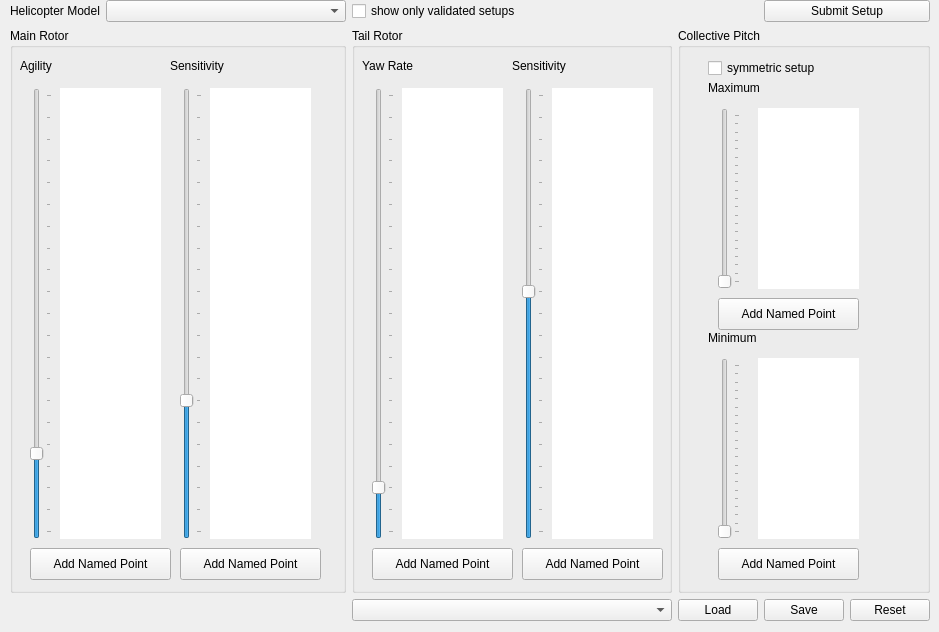
         <widget class="QWidget" name="preset">
          <property name="sizePolicy">
           <sizepolicy hsizetype="MinimumExpanding" vsizetype="MinimumExpanding">
            <horstretch>0</horstretch>
            <verstretch>0</verstretch>
           </sizepolicy>
          </property>
          <property name="minimumSize">
           <size>
            <width>810</width>
            <height>632</height>
           </size>
          </property>
          <attribute name="title">
           <string>Preset Setup</string>
          </attribute>
          <widget class="QWidget" name="layoutWidget">
           <property name="geometry">
            <rect>
             <x>0</x>
             <y>0</y>
             <width>930</width>
             <height>621</height>
            </rect>
           </property>
           <layout class="QGridLayout" name="gridLayout_3" columnstretch="0,1,0,0,0,0,0">
            <property name="leftMargin">
             <number>10</number>
            </property>
            <item row="0" column="0">
             <widget class="QLabel" name="label">
              <property name="text">
               <string>Helicopter Model</string>
              </property>
             </widget>
            </item>
            <item row="0" column="1">
             <widget class="QComboBox" name="comboBox"/>
            </item>
            <item row="0" column="5" colspan="2">
             <widget class="QPushButton" name="pushButton">
              <property name="text">
               <string>Submit Setup</string>
              </property>
             </widget>
            </item>
            <item row="1" column="0" colspan="2">
             <widget class="QGroupBox" name="groupBox">
              <property name="sizePolicy">
               <sizepolicy hsizetype="Preferred" vsizetype="Preferred">
                <horstretch>0</horstretch>
                <verstretch>0</verstretch>
               </sizepolicy>
              </property>
              <property name="minimumSize">
               <size>
                <width>320</width>
                <height>0</height>
               </size>
              </property>
              <property name="title">
               <string>Main Rotor</string>
              </property>
              <widget class="QSlider" name="agilCyclic">
               <property name="geometry">
                <rect>
                 <x>20</x>
                 <y>60</y>
                 <width>22</width>
                 <height>451</height>
                </rect>
               </property>
               <property name="maximum">
                <number>1000</number>
               </property>
               <property name="value">
                <number>180</number>
               </property>
               <property name="orientation">
                <enum>Qt::Vertical</enum>
               </property>
               <property name="tickPosition">
                <enum>QSlider::TicksBelow</enum>
               </property>
               <property name="tickInterval">
                <number>50</number>
               </property>
              </widget>
              <widget class="QGraphicsView" name="graphicsView">
               <property name="geometry">
                <rect>
                 <x>50</x>
                 <y>60</y>
                 <width>101</width>
                 <height>451</height>
                </rect>
               </property>
               <property name="frameShape">
                <enum>QFrame::NoFrame</enum>
               </property>
              </widget>
              <widget class="QLabel" name="label_2">
               <property name="geometry">
                <rect>
                 <x>10</x>
                 <y>30</y>
                 <width>62</width>
                 <height>16</height>
                </rect>
               </property>
               <property name="text">
                <string>Agility</string>
               </property>
              </widget>
              <widget class="QSlider" name="sensCyclic">
               <property name="geometry">
                <rect>
                 <x>170</x>
                 <y>60</y>
                 <width>22</width>
                 <height>451</height>
                </rect>
               </property>
               <property name="maximum">
                <number>1000</number>
               </property>
               <property name="pageStep">
                <number>100</number>
               </property>
               <property name="value">
                <number>300</number>
               </property>
               <property name="orientation">
                <enum>Qt::Vertical</enum>
               </property>
               <property name="tickPosition">
                <enum>QSlider::TicksBelow</enum>
               </property>
               <property name="tickInterval">
                <number>50</number>
               </property>
              </widget>
              <widget class="QLabel" name="label_3">
               <property name="geometry">
                <rect>
                 <x>160</x>
                 <y>30</y>
                 <width>71</width>
                 <height>16</height>
                </rect>
               </property>
               <property name="text">
                <string>Sensitivity</string>
               </property>
              </widget>
              <widget class="QGraphicsView" name="graphicsView_2">
               <property name="geometry">
                <rect>
                 <x>200</x>
                 <y>60</y>
                 <width>101</width>
                 <height>451</height>
                </rect>
               </property>
               <property name="frameShape">
                <enum>QFrame::NoFrame</enum>
               </property>
              </widget>
              <widget class="QPushButton" name="pushButton_5">
               <property name="geometry">
                <rect>
                 <x>20</x>
                 <y>520</y>
                 <width>141</width>
                 <height>32</height>
                </rect>
               </property>
               <property name="text">
                <string>Add Named Point</string>
               </property>
              </widget>
              <widget class="QPushButton" name="pushButton_6">
               <property name="geometry">
                <rect>
                 <x>170</x>
                 <y>520</y>
                 <width>141</width>
                 <height>32</height>
                </rect>
               </property>
               <property name="text">
                <string>Add Named Point</string>
               </property>
              </widget>
             </widget>
            </item>
            <item row="1" column="4" colspan="3">
             <widget class="QGroupBox" name="groupBox_3">
              <property name="minimumSize">
               <size>
                <width>150</width>
                <height>0</height>
               </size>
              </property>
              <property name="title">
               <string>Collective Pitch</string>
              </property>
              <widget class="QSlider" name="verticalSlider_5">
               <property name="geometry">
                <rect>
                 <x>40</x>
                 <y>80</y>
                 <width>22</width>
                 <height>181</height>
                </rect>
               </property>
               <property name="maximum">
                <number>100</number>
               </property>
               <property name="orientation">
                <enum>Qt::Vertical</enum>
               </property>
               <property name="tickPosition">
                <enum>QSlider::TicksBelow</enum>
               </property>
               <property name="tickInterval">
                <number>5</number>
               </property>
              </widget>
              <widget class="QCheckBox" name="checkBox_2">
               <property name="geometry">
                <rect>
                 <x>30</x>
                 <y>30</y>
                 <width>141</width>
                 <height>20</height>
                </rect>
               </property>
               <property name="text">
                <string>symmetric setup</string>
               </property>
              </widget>
              <widget class="QGraphicsView" name="graphicsView_5">
               <property name="geometry">
                <rect>
                 <x>80</x>
                 <y>80</y>
                 <width>101</width>
                 <height>181</height>
                </rect>
               </property>
               <property name="frameShape">
                <enum>QFrame::NoFrame</enum>
               </property>
              </widget>
              <widget class="QPushButton" name="pushButton_9">
               <property name="geometry">
                <rect>
                 <x>40</x>
                 <y>270</y>
                 <width>141</width>
                 <height>32</height>
                </rect>
               </property>
               <property name="text">
                <string>Add Named Point</string>
               </property>
              </widget>
              <widget class="QLabel" name="label_6">
               <property name="geometry">
                <rect>
                 <x>30</x>
                 <y>50</y>
                 <width>141</width>
                 <height>20</height>
                </rect>
               </property>
               <property name="text">
                <string>Maximum</string>
               </property>
              </widget>
              <widget class="QLabel" name="label_7">
               <property name="geometry">
                <rect>
                 <x>30</x>
                 <y>300</y>
                 <width>141</width>
                 <height>20</height>
                </rect>
               </property>
               <property name="text">
                <string>Minimum</string>
               </property>
              </widget>
              <widget class="QGraphicsView" name="graphicsView_6">
               <property name="geometry">
                <rect>
                 <x>80</x>
                 <y>330</y>
                 <width>101</width>
                 <height>181</height>
                </rect>
               </property>
               <property name="frameShape">
                <enum>QFrame::NoFrame</enum>
               </property>
              </widget>
              <widget class="QSlider" name="verticalSlider_6">
               <property name="geometry">
                <rect>
                 <x>40</x>
                 <y>330</y>
                 <width>22</width>
                 <height>181</height>
                </rect>
               </property>
               <property name="maximum">
                <number>100</number>
               </property>
               <property name="orientation">
                <enum>Qt::Vertical</enum>
               </property>
               <property name="tickPosition">
                <enum>QSlider::TicksBelow</enum>
               </property>
               <property name="tickInterval">
                <number>5</number>
               </property>
              </widget>
              <widget class="QPushButton" name="pushButton_10">
               <property name="geometry">
                <rect>
                 <x>40</x>
                 <y>520</y>
                 <width>141</width>
                 <height>32</height>
                </rect>
               </property>
               <property name="text">
                <string>Add Named Point</string>
               </property>
              </widget>
             </widget>
            </item>
            <item row="2" column="6">
             <widget class="QPushButton" name="pushButton_2">
              <property name="text">
               <string>Reset</string>
              </property>
             </widget>
            </item>
            <item row="2" column="4">
             <widget class="QPushButton" name="pushButton_4">
              <property name="text">
               <string>Load</string>
              </property>
             </widget>
            </item>
            <item row="2" column="2" colspan="2">
             <widget class="QComboBox" name="comboBox_2"/>
            </item>
            <item row="2" column="5">
             <widget class="QPushButton" name="pushButton_3">
              <property name="text">
               <string>Save</string>
              </property>
             </widget>
            </item>
            <item row="0" column="2">
             <widget class="QCheckBox" name="checkBox">
              <property name="text">
               <string>show only validated setups</string>
              </property>
             </widget>
            </item>
            <item row="0" column="3" colspan="2">
             <spacer name="horizontalSpacer">
              <property name="orientation">
               <enum>Qt::Horizontal</enum>
              </property>
              <property name="sizeHint" stdset="0">
               <size>
                <width>40</width>
                <height>20</height>
               </size>
              </property>
             </spacer>
            </item>
            <item row="1" column="2" colspan="2">
             <widget class="QGroupBox" name="groupBox_2">
              <property name="minimumSize">
               <size>
                <width>320</width>
                <height>0</height>
               </size>
              </property>
              <property name="title">
               <string>Tail Rotor</string>
              </property>
              <widget class="QSlider" name="agilTail">
               <property name="geometry">
                <rect>
                 <x>20</x>
                 <y>60</y>
                 <width>22</width>
                 <height>451</height>
                </rect>
               </property>
               <property name="maximum">
                <number>1000</number>
               </property>
               <property name="pageStep">
                <number>100</number>
               </property>
               <property name="value">
                <number>100</number>
               </property>
               <property name="orientation">
                <enum>Qt::Vertical</enum>
               </property>
               <property name="tickPosition">
                <enum>QSlider::TicksBelow</enum>
               </property>
               <property name="tickInterval">
                <number>50</number>
               </property>
              </widget>
              <widget class="QSlider" name="sensTail">
               <property name="geometry">
                <rect>
                 <x>170</x>
                 <y>60</y>
                 <width>22</width>
                 <height>451</height>
                </rect>
               </property>
               <property name="maximum">
                <number>1000</number>
               </property>
               <property name="singleStep">
                <number>10</number>
               </property>
               <property name="pageStep">
                <number>100</number>
               </property>
               <property name="value">
                <number>550</number>
               </property>
               <property name="orientation">
                <enum>Qt::Vertical</enum>
               </property>
               <property name="tickPosition">
                <enum>QSlider::TicksBelow</enum>
               </property>
               <property name="tickInterval">
                <number>50</number>
               </property>
              </widget>
              <widget class="QLabel" name="label_4">
               <property name="geometry">
                <rect>
                 <x>160</x>
                 <y>30</y>
                 <width>71</width>
                 <height>16</height>
                </rect>
               </property>
               <property name="text">
                <string>Sensitivity</string>
               </property>
              </widget>
              <widget class="QPushButton" name="pushButton_7">
               <property name="geometry">
                <rect>
                 <x>20</x>
                 <y>520</y>
                 <width>141</width>
                 <height>32</height>
                </rect>
               </property>
               <property name="text">
                <string>Add Named Point</string>
               </property>
              </widget>
              <widget class="QLabel" name="label_5">
               <property name="geometry">
                <rect>
                 <x>10</x>
                 <y>30</y>
                 <width>62</width>
                 <height>16</height>
                </rect>
               </property>
               <property name="text">
                <string>Yaw Rate</string>
               </property>
              </widget>
              <widget class="QGraphicsView" name="graphicsView_3">
               <property name="geometry">
                <rect>
                 <x>200</x>
                 <y>60</y>
                 <width>101</width>
                 <height>451</height>
                </rect>
               </property>
               <property name="frameShape">
                <enum>QFrame::NoFrame</enum>
               </property>
              </widget>
              <widget class="QPushButton" name="pushButton_8">
               <property name="geometry">
                <rect>
                 <x>170</x>
                 <y>520</y>
                 <width>141</width>
                 <height>32</height>
                </rect>
               </property>
               <property name="text">
                <string>Add Named Point</string>
               </property>
              </widget>
              <widget class="QGraphicsView" name="graphicsView_4">
               <property name="geometry">
                <rect>
                 <x>50</x>
                 <y>60</y>
                 <width>101</width>
                 <height>451</height>
                </rect>
               </property>
               <property name="frameShape">
                <enum>QFrame::NoFrame</enum>
               </property>
              </widget>
             </widget>
            </item>
           </layout>
          </widget>
         </widget>
